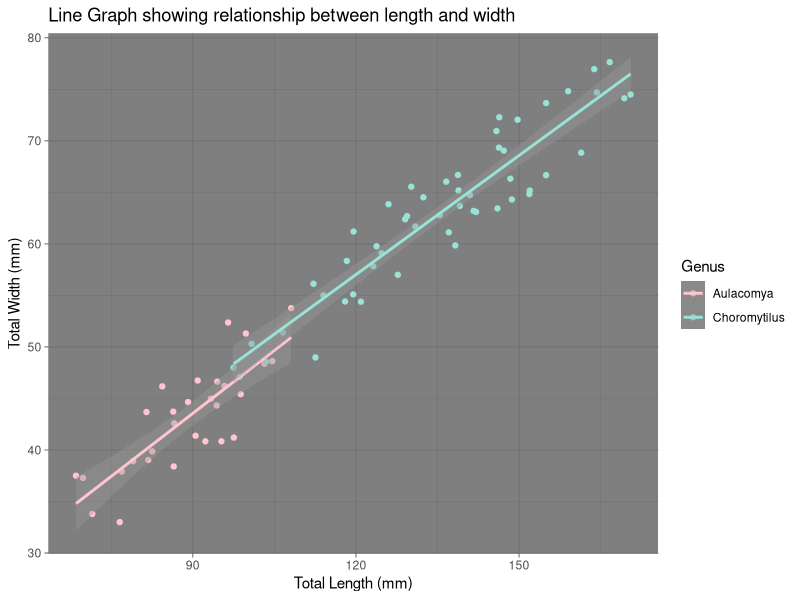
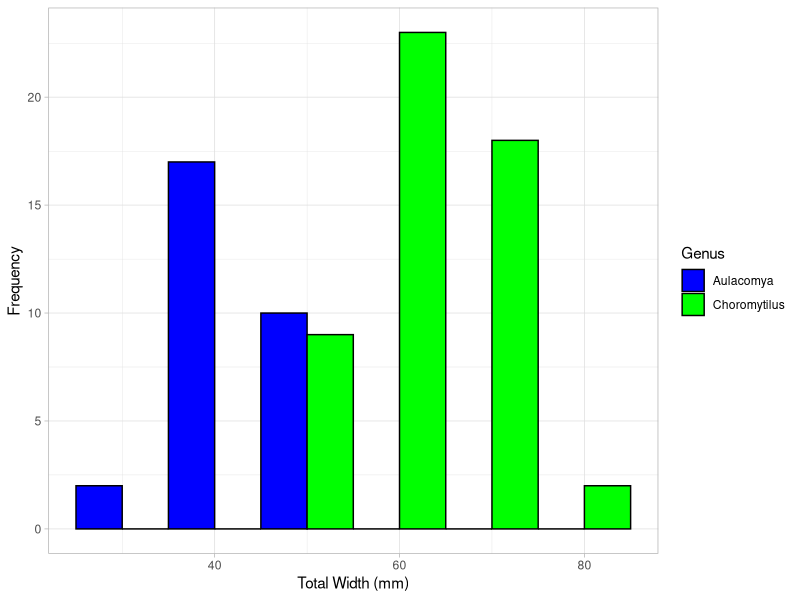
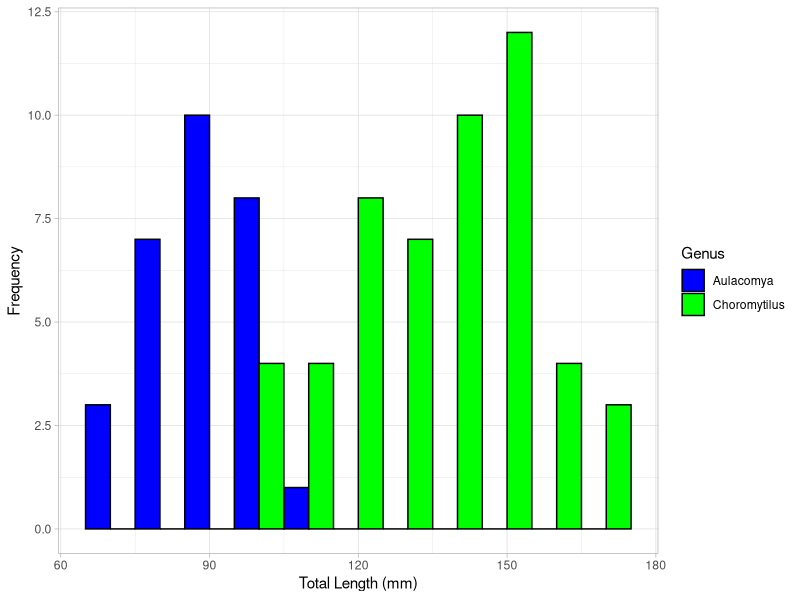
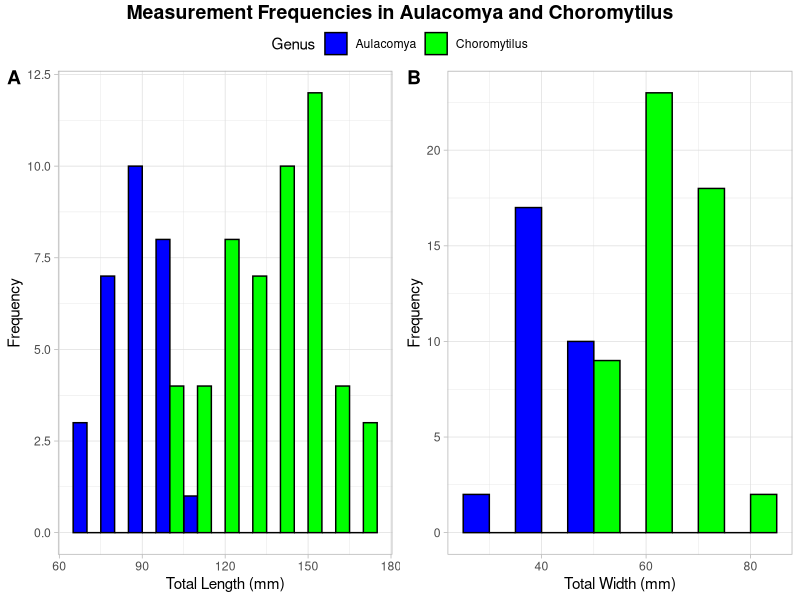
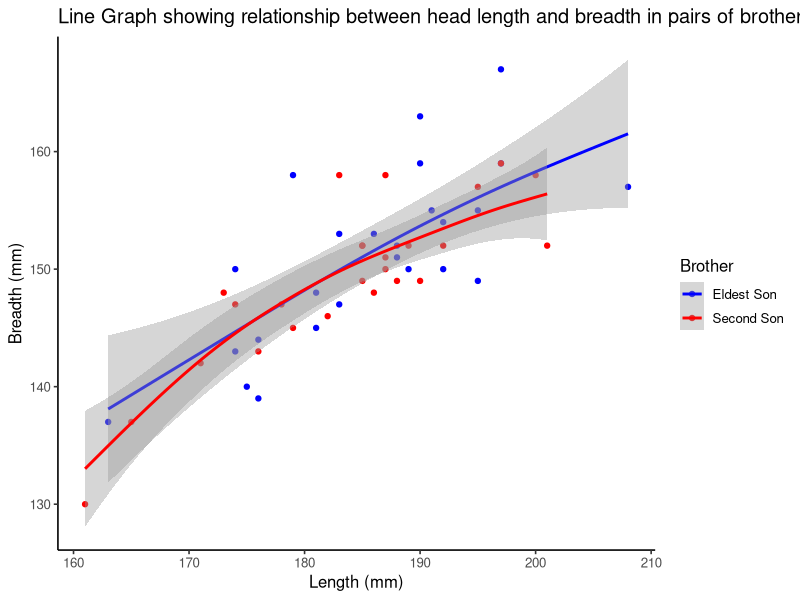
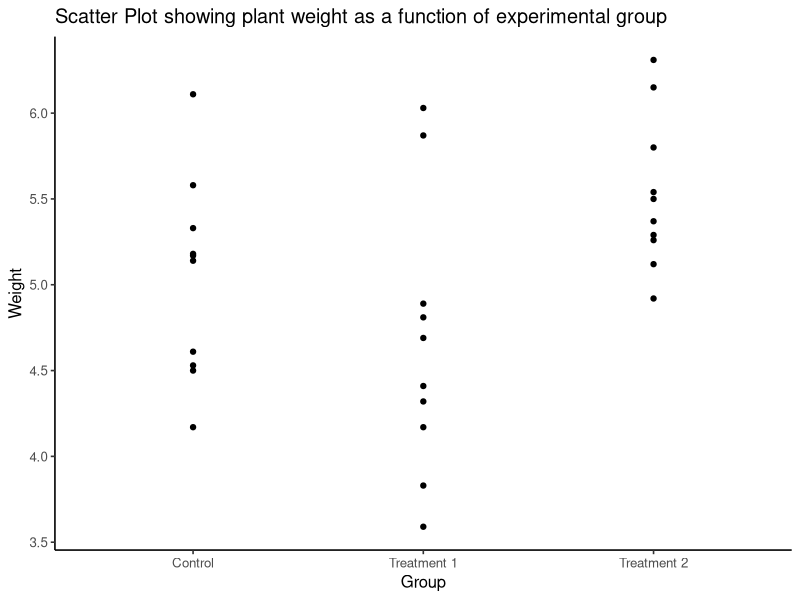
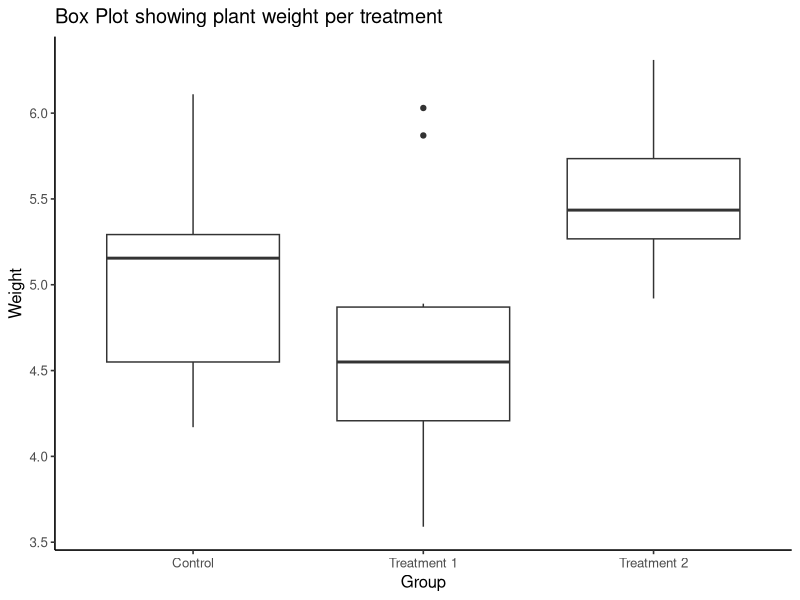
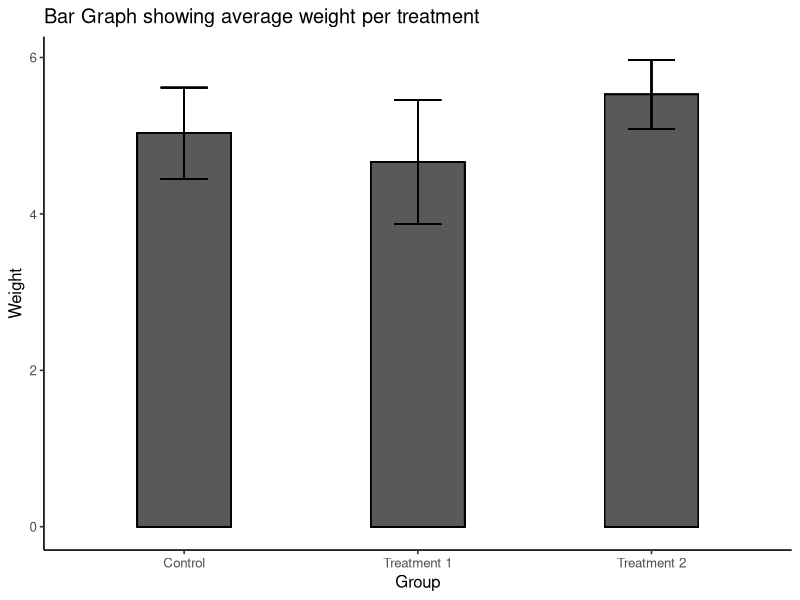

Write R code to recreate these figures, in order.
# Intro_R_Exercises_One
# Author: Dahraan du Toit
# Date: 21 Feb 2022
# The following script concerns the manipulation and presentation of statistical
# data


# load packages -----------------------------------------------------------
# The below package unpacks a variety of functions related to statistical
# science
library(tidyverse)
# the below package contains commands and data related to graphical 
# presentation of statistical data
library(ggpubr)
# the below package contains commands and data related to presentation of
# graphical data
library(colorspace)
# the below package contains commands relating to boostrap replicates of
# statistical data
library(boot)


# load data ---------------------------------------------------------------
# the below command reads the indicated data file and declares a new data object
# in the environment
shells <- read_csv("data/shells.csv")


# manipulate data ---------------------------------------------------------
# the below command generates two new variables in total length and total width
# and summarises the resulting data inside a new data object
shells2 <- shells %>% 
  group_by(species) %>% 
  mutate(length_t = left_length + right_length,
         width_t = left_width + right_width) %>% 
  summarise(species, ID, length_t, width_t)

# the below command generates a linear regression based on the shells2
# data object with total length as the independent variable, 
# total width as the dependent variable and segregation of species based on
# assignment of colours
ggplot(data = shells2, aes(x = length_t, y = width_t, colour = species)) +
  geom_point() +
  labs(x = "Total Length (mm)", y = "Total Width (mm)", colour = "Genus", title
       = "Line Graph showing relationship between length and width") +
  geom_smooth(method = "lm") + # this line generates a regression based on trends
                               # within the dataset
  theme_dark() +
  scale_color_discrete_qualitative(palette = "Pastel 1")

# the below command generates a histogram based on the shells2 data object with
# total width as the independent variable, frequency as the dependent variable,
# and segregation of species based on assignment of colours
histogram_width <- ggplot(data = shells2, aes(x = width_t, fill = species)) +
  geom_histogram(aes(fill = species), position = "dodge", binwidth = 10, colour = "black") +
  labs(x = "Total Width (mm)", y = "Frequency", fill = "Genus") +
  theme_light() +
  scale_fill_manual(values = c("blue", "green"))
histogram_width

# the below command generates a histogram based on the shells2 data object with
# total length as the independent variable, frequency as the dependent variable,
# and segregation of species based on assignment of colours
histogram_length <- ggplot(data = shells2, aes(x = length_t, fill = species)) +
  geom_histogram(aes(fill = species), position = "dodge", binwidth = 10, colour = "black") +
  labs(x = "Total Length (mm)", y = "Frequency", fill = "Genus") +
  theme_light() +
  scale_fill_manual(values = c("blue", "green"))
histogram_length

# the below command generates a grid consisting of two graphs generated above:
# histogram_length and histogram_width
grid_1 <- ggarrange(histogram_length, histogram_width, 
                    ncol = 2, nrow = 1, # Set number of rows and columns
                    labels = c("A", "B"), # Label each figure
                    common.legend = TRUE) # Create common legend

# the below command adds a title to the aggregated graph grid
annotate_figure(grid_1, top = text_grob("Measurement Frequencies in Aulacomya and Choromytilus", 
                                      color = "black", face = "bold", size = 14))

# the below command calls the help screen for the declared data set 
?frets

# the below command preserves only the length and breadth data for the elder
# brother and renames the numbered length and breadth columns to a non-numbered
# version of the same variable
fretsbro1 <- frets %>%
  rename(b = b1,
         l = l1) %>% 
  mutate(brother = "elder") %>% 
  summarise(brother, b, l)

# the below command preserves only the length and breadth data for the second
# brother and renames the numbered length and breadth columns to a non-numbered
# version of the same variable
fretsbro2 <- frets %>%
  rename(b = b2,
         l = l2) %>% 
  mutate(brother = "second") %>% 
  summarise(brother, b, l)

# the below command combines the data concerning only the elder and only the 
# second brother, allowing for segregation of data by brother
fretsbros <- full_join(fretsbro1, fretsbro2, by = c("brother", "b", "l"))
  
# the below command generates a line graph based on the combined fretsbros data, 
# with length as the independent variable, breadth as the dependent variable, 
# segregation of brothers by age according to arrangement of colours, and with
# a linear regression based on trends from each data set.
ggplot(data = fretsbros, aes(x = l, y = b, colour = brother)) +
  geom_point() +
  labs(x = "Length (mm)", y = "Breadth (mm)", colour = "Brother", title
       = "Line Graph showing relationship between head length and breadth in pairs of brothers") +
  geom_smooth(method = "gam") + # this line generates a regression based on trends
  # within the dataset
  theme_classic2() +
  scale_color_manual(values = c("blue", "red"),
                     labels = c("Eldest Son", "Second Son"))

PlantGrowth

# The below command calculates a mean, standard deviation, n value, and
# standard error for the data set
PlantGrowth_2 <- PlantGrowth %>%
  group_by(group) %>% 
  mutate(sd = sd(weight),
         mean = mean(weight),
         n = n(),
         se = sd(weight) / sqrt(n))

# the below command generates a scatter plot representing plant weight as a
# function of treatment type.
ggplot(data = PlantGrowth, aes( x = group , y = weight)) +
  geom_point() +
  labs(x = "Group", y = "Weight", title
       = "Scatter Plot showing plant weight as a function of experimental group") +
  theme_classic2() +
  scale_x_discrete(labels = c("ctrl" = "Control", "trt1" = "Treatment 1", "trt2" = "Treatment 2"))

# the below command generates a series of box plots showing the relationship
# between treatment type and plant weight.
ggplot(data = PlantGrowth, aes(x = group, y = weight)) +
  geom_boxplot() +
  labs(x = "Group", y = "Weight",
       title = "Box Plot showing plant weight per treatment") +
  theme_classic2() +
  scale_x_discrete(labels = c("ctrl" = "Control", "trt1" = "Treatment 1", "trt2" = "Treatment 2"))

# The below command generates a bar graph showing the relationship between
# treatment type and plant weight. The standard deviation of the data set is 
# represented by sets of error bars placed above the measured variables
ggplot(data = PlantGrowth_2, aes(x = group, y = mean, ymin = mean - sd, 
                                 ymax = mean + sd)) + 
  geom_bar(colour = "black", stat = "identity", position = "dodge", width = 0.4) +      	
  geom_errorbar(colour = "black", stat = "identity", 
                position = position_dodge(0.4), width = 0.2) + 
  labs(x = "Group", y = "Weight",
       title = "Bar Graph showing average weight per treatment") +
  theme_classic2() +
  scale_x_discrete(labels = c("ctrl" = "Control", "trt1" = "Treatment 1", "trt2" = "Treatment 2"))

?sleep

# The below command calculates a mean, standard deviation, n value, and
# standard error for the data set
sleep_2 <- sleep %>%
  group_by(group) %>% 
  mutate(sd = sd(extra),
         mean = mean(extra),
         n = n(),
         se = sd(extra) / sqrt(n))

# the below command generates a bar graph showing the change in sleep duration
# experienced by each patient, with segregation per drug type according to
# arrangement of colours
ggplot(data = sleep, aes(x = ID, y = extra, fill = group)) + 
  geom_bar(colour = "black", stat = "identity", position = "dodge", width = 0.4) +
  labs(x = "Patient ID", y = "Change in Sleep Duration (hours)", fill = "Drug Given",
       title = "Bar Graph showing change in sleep duration based on drugs given per patient") + 
  theme_classic2() +
  scale_fill_manual(values = c("blue", "yellow"),
                     labels = c("Drug 1", "Drug 2"))

# the below command generates a series of box plots showing the relationship
# between change in sleep duration and drug type
ggplot(data = sleep, aes(x = group, y = extra)) +
  geom_boxplot() +
  labs(x = "Drug Given", y = "Change in Sleep Duration (hours)",
       title = "Box Plot showing change in sleep duration based on drugs given") +
  theme_classic2() +
  scale_x_discrete(labels = c("1" = "Drug 1", "2" = "Drug 2"))

# Listing 1:
# The first block of code alters the given data set, separating dates into months
# and years to allow for calculations using those values. The data is then
# grouped by country and then by year. This newly arranged data has a mean
# chlorophyll value calculated for the dataset.
# The second block of code generates a set of line graphs for each country based
# on monthly chlorophyll concentrations
# Listing 2:
# The code loads the ggforce library, which contains commands relevant to 
# graphing data. Using the iris data set native to R, the command generates a 
# line graph with petal length as the independent variable, petal width as the
# dependent variable and segregation of species via arrangement of colours. The
# facet zoom function used in the last line of the code highlights and enlarges
# the declared grouping variable, extracting the section of the graph that 
# contains all data points grouped within that variable
# Listing 3:
# The first line of code sets a seed for an array of random numbers that are then
# called for by the rnorm command. The seed being set retains this reproducible
# set of random numbers rather than calling a new set of random numbers each time
# the command is used. The distribution of male/female units within the array
# is declared in the next line, with each having 200 observations. The following 
# line after that declares the variance for length for either sex, with 
# female units having a lower variance than male units. The "head" command then
# reports the first six lines of the new data set. The following command
# generates a box plot with sex-based segregation based on colour arrangement 
# and with length as the dependent variable. The command that follows that
# generates a violin plot that reports the frequency of different lengths in each
# sex-based grouping. The final command generates a dot plot that illustrates
# frequency of different lengths in each grouping, thereby highlighting outliers
# in the array.

